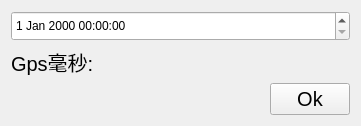
<?xml version="1.0" encoding="UTF-8"?>
<ui version="4.0">
 <class>Gpsmillisecond</class>
 <widget class="QWidget" name="Gpsmillisecond">
  <property name="geometry">
   <rect>
    <x>0</x>
    <y>0</y>
    <width>361</width>
    <height>122</height>
   </rect>
  </property>
  <property name="windowTitle">
   <string>Form</string>
  </property>
  <layout class="QVBoxLayout" name="verticalLayout">
   <item>
    <widget class="QDateTimeEdit" name="dateTimeEdit_gps">
     <property name="minimumSize">
      <size>
       <width>0</width>
       <height>30</height>
      </size>
     </property>
    </widget>
   </item>
   <item>
    <layout class="QHBoxLayout" name="horizontalLayout_2">
     <item>
      <widget class="QLabel" name="label_gpsmillisecond">
       <property name="font">
        <font>
         <pointsize>15</pointsize>
        </font>
       </property>
       <property name="text">
        <string>Gps毫秒:</string>
       </property>
      </widget>
     </item>
     <item>
      <widget class="QLabel" name="label_gpsms">
       <property name="minimumSize">
        <size>
         <width>150</width>
         <height>0</height>
        </size>
       </property>
       <property name="font">
        <font>
         <pointsize>15</pointsize>
        </font>
       </property>
       <property name="text">
        <string/>
       </property>
      </widget>
     </item>
    </layout>
   </item>
   <item>
    <layout class="QHBoxLayout" name="horizontalLayout">
     <item>
      <spacer name="horizontalSpacer">
       <property name="orientation">
        <enum>Qt::Horizontal</enum>
       </property>
       <property name="sizeHint" stdset="0">
        <size>
         <width>238</width>
         <height>20</height>
        </size>
       </property>
      </spacer>
     </item>
     <item>
      <widget class="QPushButton" name="OkBtn">
       <property name="font">
        <font>
         <pointsize>15</pointsize>
        </font>
       </property>
       <property name="text">
        <string>Ok</string>
       </property>
      </widget>
     </item>
    </layout>
   </item>
  </layout>
 </widget>
 <resources/>
 <connections/>
</ui>
